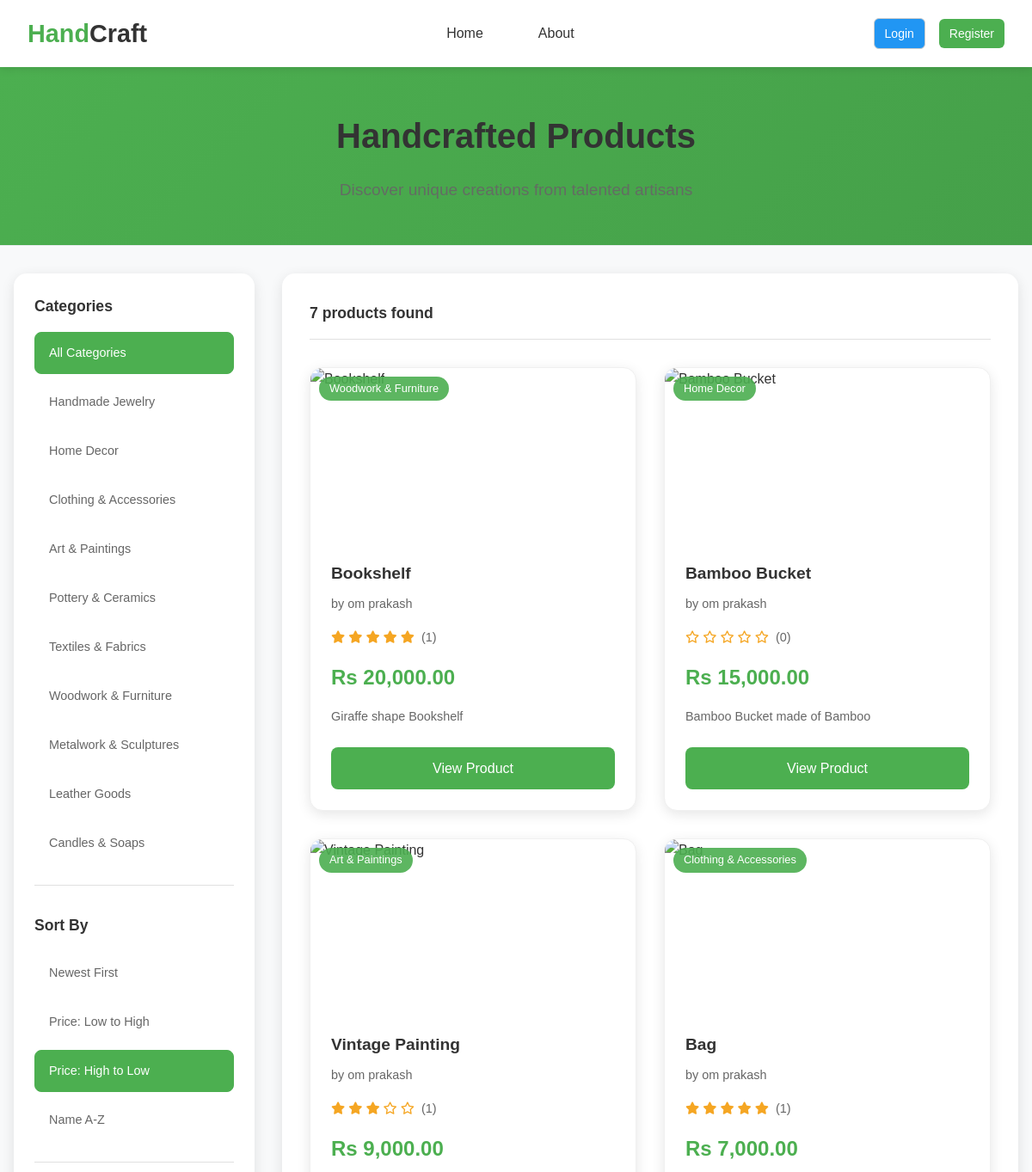
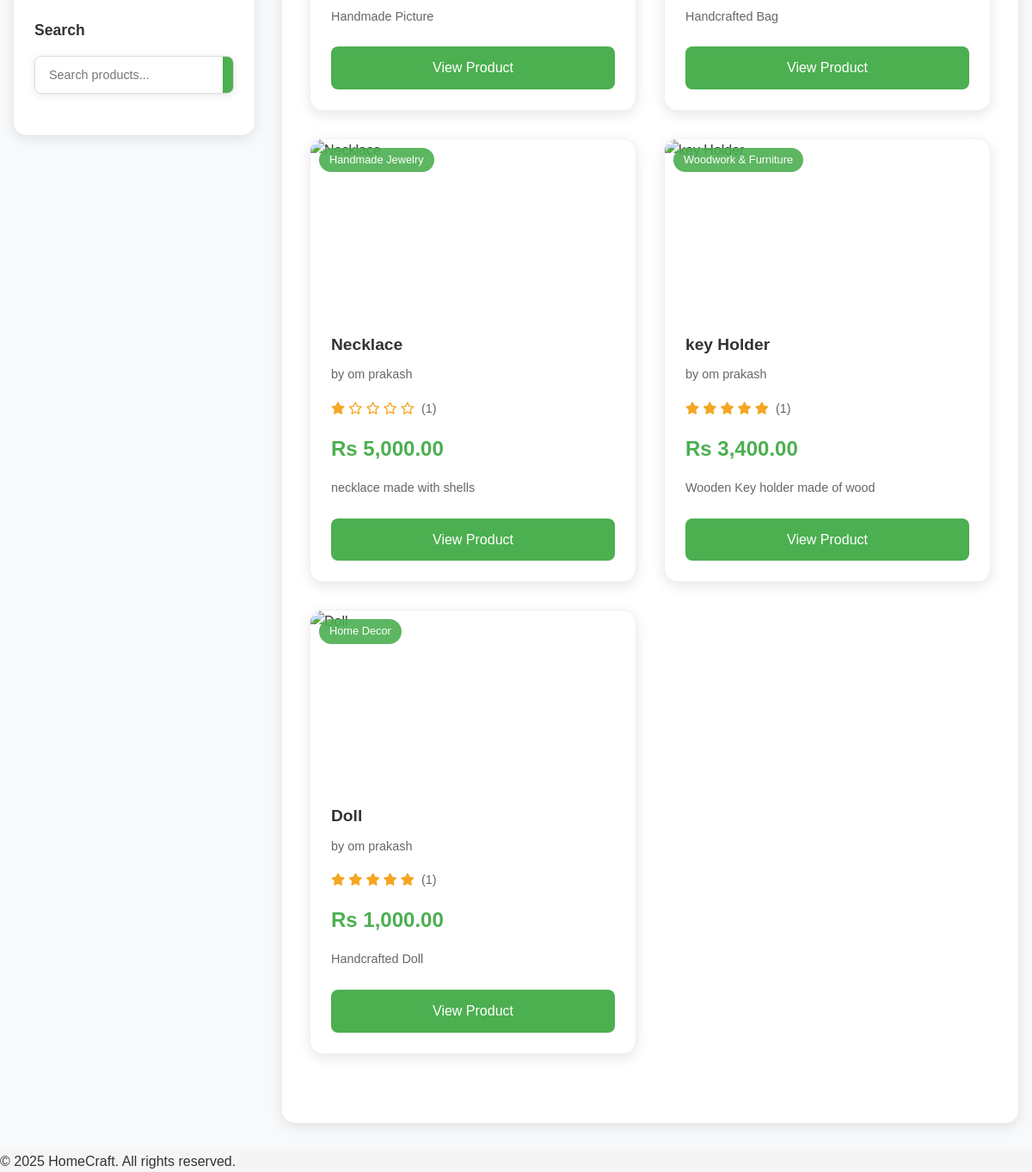
Page /catalog.php?sort=price-high&page=1 on the committed database (2 pictures, top to bottom).
### tables this page shows
CREATE TABLE `products` (
  `id` int(11) NOT NULL,
  `seller_id` int(10) NOT NULL,
  `name` varchar(255) NOT NULL,
  `description` text DEFAULT NULL,
  `category` varchar(50) DEFAULT 'general',
  `price` decimal(10,2) NOT NULL,
  `stock` int(10) UNSIGNED NOT NULL DEFAULT 0,
  `is_active` tinyint(1) DEFAULT 1,
  `image` varchar(255) DEFAULT NULL,
  `created_at` timestamp NOT NULL DEFAULT current_timestamp()
);

CREATE TABLE `users` (
  `id` int(11) NOT NULL,
  `name` varchar(100) NOT NULL,
  `email` varchar(100) NOT NULL,
  `password` varchar(255) NOT NULL,
  `role` enum('buyer','seller','admin') DEFAULT 'buyer',
  `account_status` enum('active','frozen','suspended') DEFAULT 'active',
  `frozen_reason` text DEFAULT NULL,
  `frozen_at` timestamp NULL DEFAULT NULL,
  `subscription_expires` date DEFAULT NULL,
  `created_at` timestamp NOT NULL DEFAULT current_timestamp()
);

### config/config.php (called while the page is built, shortened)
<?php
function db(): PDO {
    $pdo = new PDO("mysql:host=localhost;dbname=homecraft;charset=utf8mb4", "root", "");
    $pdo->setAttribute(PDO::ATTR_ERRMODE, PDO::ERRMODE_EXCEPTION);
    $pdo->setAttribute(PDO::ATTR_DEFAULT_FETCH_MODE, PDO::FETCH_ASSOC);
    return $pdo;
}
function get_categories(): array {
    return [
        'jewelry' => 'Handmade Jewelry',
        'home-decor' => 'Home Decor',
        'clothing' => 'Clothing & Accessories',
        'art' => 'Art & Paintings',
        'pottery' => 'Pottery & Ceramics',
        'textiles' => 'Textiles & Fabrics',
        'woodwork' => 'Woodwork & Furniture',
        'metalwork' => 'Metalwork & Sculptures',
        'leather' => 'Leather Goods',
        'candles' => 'Candles & Soaps'
    ];
}
function format_price(float $price): string {
    return 'Rs ' . number_format($price, 2);
}
function truncate_text(string $text, int $length = 100): string {
    if (strlen($text) <= $length) {
        return $text;
    }
    return substr($text, 0, $length) . '...';
}

### app/Database.php (called while the page is built, shortened)
<?php
class Database {
    private static ?PDO $pdo = null;
    public static function pdo(): PDO {
        if (self::$pdo === null) {
            self::$pdo = db();
        }
        return self::$pdo;
    }
}

### app/Product.php (called while the page is built, shortened)
<?php
class Product {
    public static function allActive(int $limit = null, int $offset = 0): array {
        $sql = "SELECT p.*, u.name as seller_name FROM products p
                JOIN users u ON p.seller_id = u.id
                WHERE p.is_active = 1
                ORDER BY p.created_at DESC";
        if ($limit) {
            $sql .= " LIMIT $limit OFFSET $offset";
        }
        $stmt = Database::pdo()->query($sql);
        return $stmt->fetchAll();
    }
    public static function getTotalCount(): int {
        try {
            $stmt = Database::pdo()->query("SELECT COUNT(*) FROM products WHERE is_active = 1");
        } catch (Exception $e) {
            $stmt = Database::pdo()->query("SELECT COUNT(*) FROM products");
        }
        return (int) $stmt->fetchColumn();
    }
    public static function getRatingSummary(int $productId): array {
        try {
            $stmt = Database::pdo()->prepare("SELECT COUNT(*) as count, COALESCE(AVG(rating),0) as avg FROM product_reviews WHERE product_id = ?");
            $stmt->execute([$productId]);
            $row = $stmt->fetch() ?: ['count' => 0, 'avg' => 0];
            return ['count' => (int)$row['count'], 'avg' => round((float)$row['avg'], 2)];
        } catch (Exception $e) {
            return ['count' => 0, 'avg' => 0.0];
        }
    }
}

### public/catalog.php (the view, shortened to what this page needs)
<?php
require_once __DIR__ . '/../config/config.php';
require_once __DIR__ . '/../app/Database.php';
require_once __DIR__ . '/../app/Product.php';
$category = $_GET['category'] ?? '';
$search = $_GET['search'] ?? '';
$sort = $_GET['sort'] ?? 'newest';
$page = max(1, (int)($_GET['page'] ?? 1));
$perPage = ITEMS_PER_PAGE;
$offset = ($page - 1) * $perPage;
try {
    if ($category && $category !== 'all') {
        $products = Product::byCategory($category);
        $totalProducts = count($products);
        $products = array_slice($products, $offset, $perPage);
    } elseif ($search) {
        $products = Product::search($search);
        $totalProducts = count($products);
        $products = array_slice($products, $offset, $perPage);
    } else {
        $products = Product::allActive($perPage, $offset);
        $totalProducts = Product::getTotalCount();
    }
} catch (Exception $e) {
    error_log("Error fetching products: " . $e->getMessage());
    $products = [];
    $totalProducts = 0;
}
if ($sort === 'price-low') {
    usort($products, fn($a, $b) => $a['price'] <=> $b['price']);
} elseif ($sort === 'price-high') {
    usort($products, fn($a, $b) => $b['price'] <=> $a['price']);
} elseif ($sort === 'name') {
    usort($products, fn($a, $b) => strcasecmp($a['name'], $b['name']));
}
$allCategories = get_categories();
?>
<!DOCTYPE html>
<html lang="en">
<head>
    <link rel="stylesheet" href="handcraf.css">
    <link rel="stylesheet" href="startstyle.css">
    <link rel="stylesheet" href="https://cdnjs.cloudflare.com/ajax/libs/font-awesome/6.4.0/css/all.min.css">
</head>
<body>
    <?php include __DIR__ . '/../includes/header.php'; ?>
    <div class="catalog-container">
        <div class="catalog-header">
            <div class="container">
                <h1>Handcrafted Products</h1>
                <p>Discover unique creations from talented artisans</p>
            </div>
    </div>
        <div class="container">
            <div class="catalog-layout">
                <aside class="catalog-sidebar">
                    <div class="filter-section">
                        <h3>Categories</h3>
                        <div class="filter-options">
                            <a href="?<?= http_build_query(array_merge($_GET, ['category' => '', 'page' => 1])) ?>"
                               class="filter-option <?= !$category ? 'active' : '' ?>">
                                All Categories
                            </a>
                            <?php foreach ($allCategories as $key => $name): ?>
                                <a href="?<?= http_build_query(array_merge($_GET, ['category' => $key, 'page' => 1])) ?>"
                                   class="filter-option <?= $category === $key ? 'active' : '' ?>">
                                    <?= $name ?>
  </a>
<?php endforeach; ?>
</div>
                    </div>
                    <div class="filter-section">
                        <h3>Sort By</h3>
                        <div class="filter-options">
                            <a href="?<?= http_build_query(array_merge($_GET, ['sort' => 'newest', 'page' => 1])) ?>"
                               class="filter-option <?= $sort === 'newest' ? 'active' : '' ?>">
                                Newest First
                            </a>
                            <a href="?<?= http_build_query(array_merge($_GET, ['sort' => 'price-low', 'page' => 1])) ?>"
                               class="filter-option <?= $sort === 'price-low' ? 'active' : '' ?>">
                                Price: Low to High
                            </a>
                            <a href="?<?= http_build_query(array_merge($_GET, ['sort' => 'price-high', 'page' => 1])) ?>"
                               class="filter-option <?= $sort === 'price-high' ? 'active' : '' ?>">
                                Price: High to Low
                            </a>
                            <a href="?<?= http_build_query(array_merge($_GET, ['sort' => 'name', 'page' => 1])) ?>"
                               class="filter-option <?= $sort === 'name' ? 'active' : '' ?>">
                                Name A-Z
                            </a>
                        </div>
                    </div>
                    <div class="filter-section">
                        <h3>Search</h3>
                        <form method="GET" class="sidebar-search">
                            <div class="search-input-group">
                                <input type="text" name="search" placeholder="Search products..."
                                       value="<?= htmlspecialchars($search) ?>" class="search-input">
                                <button type="submit" class="search-btn">
                                </button>
                            </div>
                        </form>
                    </div>
                </aside>
                <main class="catalog-main">
                                            <div class="catalog-toolbar">
                            <div class="results-info">
                                <span class="results-count">
                                    <?= $totalProducts ?> product<?= $totalProducts !== 1 ? 's' : '' ?> found
                                </span>
                            </div>
                        </div>
                    <?php if (!empty($products)): ?>
                        <div class="products-grid catalog-grid">
                            <?php foreach ($products as $product): ?>
                                <div class="product-card">
                                    <div class="product-image">
                                        <?php if (isset($product['category']) && $product['category']): ?>
                                            <div class="category-badge"><?= $allCategories[$product['category']] ?? $product['category'] ?></div>
                                        <?php endif; ?>
                                    </div>
                                    <div class="product-info">
                                        <h3><?= htmlspecialchars($product['name']) ?></h3>
                                        <p class="seller-name">by <?= htmlspecialchars($product['seller_name']) ?></p>
                                        <?php $sum = Product::getRatingSummary((int)$product['id']); $filled = (int)round($sum['avg']); ?>
                                        <div class="seller-name" style="color:#f5a623;">
                                            <?php for ($i=1; $i<=5; $i++): ?>
                                                <?php if ($i <= $filled): ?><i class="fas fa-star"></i><?php else: ?><i class="far fa-star"></i><?php endif; ?>
                                            <?php endfor; ?>
                                            <span style="color:#666; margin-left:.25rem;">(<?= (int)$sum['count'] ?>)</span>
                                        </div>
                                        <div class="product-price"><?= format_price($product['price']) ?></div>
                                        <p class="product-description"><?= truncate_text($product['description']) ?></p>
                                        <div class="product-actions">
                                            <a href="product.php?id=<?= $product['id'] ?>" class="btn-view">View Product</a>
                                        </div>
                                    </div>
                                </div>
                            <?php endforeach; ?>
                        </div>
                    <?php endif; ?>
                </main>
            </div>
        </div>
    </div>
    <?php include __DIR__ . '/../includes/footer.php'; ?>
</body>
</html>

### public/handcraf.css (style rules this page uses)
* { margin: 0; padding: 0; box-sizing: border-box; }
body { font-family: 'Segoe UI', sans-serif; background-color: #fffdf7; color: #333; line-height: 1.6; }
.container { max-width: 1200px; margin: 0 auto; padding: 0 2rem; }
.search-input-group { display: flex; background: white; border-radius: 25px; box-shadow: 0 4px 15px rgba(0,0,0,0.1); overflow: hidden; }
.search-input { flex: 1; padding: 1rem 1.5rem; border: none; outline: none; font-size: 1rem; }
.search-btn { background: #ff6b6b; color: white; border: none; padding: 1rem 1.5rem; cursor: pointer; transition: background 0.3s ease; }
.products-grid { display: grid; grid-template-columns: repeat(auto-fit, minmax(280px, 1fr)); gap: 2rem; margin-bottom: 3rem; }
.product-card { background: #fff; border-radius: 15px; overflow: hidden; box-shadow: 0 5px 15px rgba(0,0,0,0.08); transition: transform 0.3s ease; position: relative; }
.product-image { height: 200px; overflow: hidden; position: relative; }
.category-badge { position: absolute; top: 10px; left: 10px; background: rgba(0,0,0,0.7); color: white; padding: 0.3rem 0.8rem; border-radius: 15px; font-size: 0.7rem; font-weight: bold; }
.product-info { padding: 1.5rem; }
.product-info h3 { font-size: 1.2rem; margin-bottom: 0.5rem; color: #333; }
.seller-name { color: #666; margin-bottom: 0.5rem; font-size: 0.9rem; }
.product-price { color: #ff6b6b; font-weight: bold; font-size: 1.1rem; margin-bottom: 0.5rem; }
.product-description { font-size: 0.9rem; color: #555; margin-bottom: 1rem; line-height: 1.5; }
.product-actions { display: flex; gap: 0.5rem; align-items: center; }
.catalog-container { background: #f8f9fa; min-height: calc(100vh - 80px); }
.catalog-header { background: #fff; padding: 3rem 0; text-align: center; border-bottom: 1px solid #e9ecef; }
.catalog-header h1 { font-size: 2.5rem; margin-bottom: 0.5rem; color: #333; }
.catalog-header p { font-size: 1.1rem; color: #666; }
.catalog-layout { display: grid; grid-template-columns: 250px 1fr; gap: 2rem; padding: 2rem 0; }
.catalog-sidebar { background: #fff; border-radius: 15px; padding: 1.5rem; box-shadow: 0 2px 10px rgba(0,0,0,0.05); height: fit-content; position: sticky; top: 100px; }
.filter-section { margin-bottom: 2rem; padding-bottom: 1.5rem; border-bottom: 1px solid #e9ecef; }
.filter-section:last-child { border-bottom: none; margin-bottom: 0; }
.filter-section h3 { font-size: 1.1rem; margin-bottom: 1rem; color: #333; }
.filter-options { display: flex; flex-direction: column; gap: 0.5rem; }
.filter-option { display: block; padding: 0.5rem 0.8rem; text-decoration: none; color: #666; border-radius: 8px; transition: all 0.3s ease; font-size: 0.9rem; }
.filter-option.active { background: #ff6b6b; color: white; }
.sidebar-search .search-input-group { border-radius: 8px; box-shadow: 0 2px 8px rgba(0,0,0,0.1); }
.sidebar-search .search-input { padding: 0.8rem 1rem; font-size: 0.9rem; }
.sidebar-search .search-btn { padding: 0.8rem 1rem; }
.catalog-main { background: #fff; border-radius: 15px; padding: 2rem; box-shadow: 0 2px 10px rgba(0,0,0,0.05); }
.results-info { display: flex; align-items: center; gap: 1rem; }
.results-count { font-size: 1.1rem; font-weight: 600; color: #333; }
.catalog-grid { grid-template-columns: repeat(auto-fill, minmax(300px, 1fr)); }

### rows in the picture
products: category "Woodwork & Furniture", name "Bookshelf", seller.name "om prakash", count "1", price "Rs 20,000.00", description "Giraffe shape Bookshelf"
products: category "Home Decor", name "Bamboo Bucket", seller.name "om prakash", count "0", price "Rs 15,000.00", description "Bamboo Bucket made of Bamboo"
products: category "Art & Paintings", name "Vintage Painting", seller.name "om prakash", count "1", price "Rs 9,000.00", description "Handmade Picture"
products: category "Clothing & Accessories", name "Bag", seller.name "om prakash", count "1", price "Rs 7,000.00", description "Handcrafted Bag"
products: category "Handmade Jewelry", name "Necklace", seller.name "om prakash", count "1", price "Rs 5,000.00", description "necklace made with shells"
products: category "Woodwork & Furniture", name "key Holder", seller.name "om prakash", count "1", price "Rs 3,400.00", description "Wooden Key holder made of wood"
products: category "Home Decor", name "Doll", seller.name "om prakash", count "1", price "Rs 1,000.00", description "Handcrafted Doll"

### other values in the picture
$name "Handmade Jewelry"
$name "Home Decor"
$name "Clothing & Accessories"
$name "Art & Paintings"
$name "Pottery & Ceramics"
$name "Textiles & Fabrics"
$name "Woodwork & Furniture"
$name "Metalwork & Sculptures"
$name "Leather Goods"
$name "Candles & Soaps"
$totalProducts "7"
